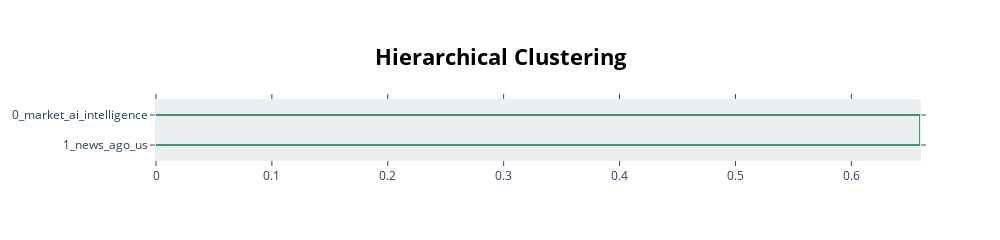

Here is the notebook cell this chart was saved with:
### Code cell
topic_model.visualize_hierarchy(top_n_topics=50)

### Figure 1 — Plotly figure (JSON) as saved in the notebook; plotly's stock layout.template omitted (floating-point values rounded to 4 significant figures)
{"data": [{"hoverinfo": "text", "marker": {"color": "rgb(61,153,112)"}, "mode": "lines", "type": "scatter", "x": [0, 0.6592, 0.6592, 0], "xaxis": "x", "y": [-5, -5, -15, -15], "yaxis": "y"}], "layout": {"autosize": false, "height": 230, "hoverlabel": {"bgcolor": "white", "font": {"family": "Rockwell", "size": 16}}, "hovermode": "closest", "plot_bgcolor": "#ECEFF1", "showlegend": false, "title": {"font": {"color": "Black", "size": 22}, "text": "<b>Hierarchical Clustering</b>", "x": 0.5, "xanchor": "center", "yanchor": "top"}, "width": 1000, "xaxis": {"mirror": "allticks", "rangemode": "tozero", "showgrid": false, "showline": true, "showticklabels": true, "ticks": "outside", "type": "linear", "zeroline": false}, "yaxis": {"mirror": "allticks", "range": [-20, 0], "rangemode": "tozero", "showgrid": false, "showline": true, "showticklabels": true, "tickmode": "array", "ticks": "outside", "ticktext": ["0_market_ai_intelligence", "1_news_ago_us"], "tickvals": [-5, -15], "type": "linear", "zeroline": false}}}
